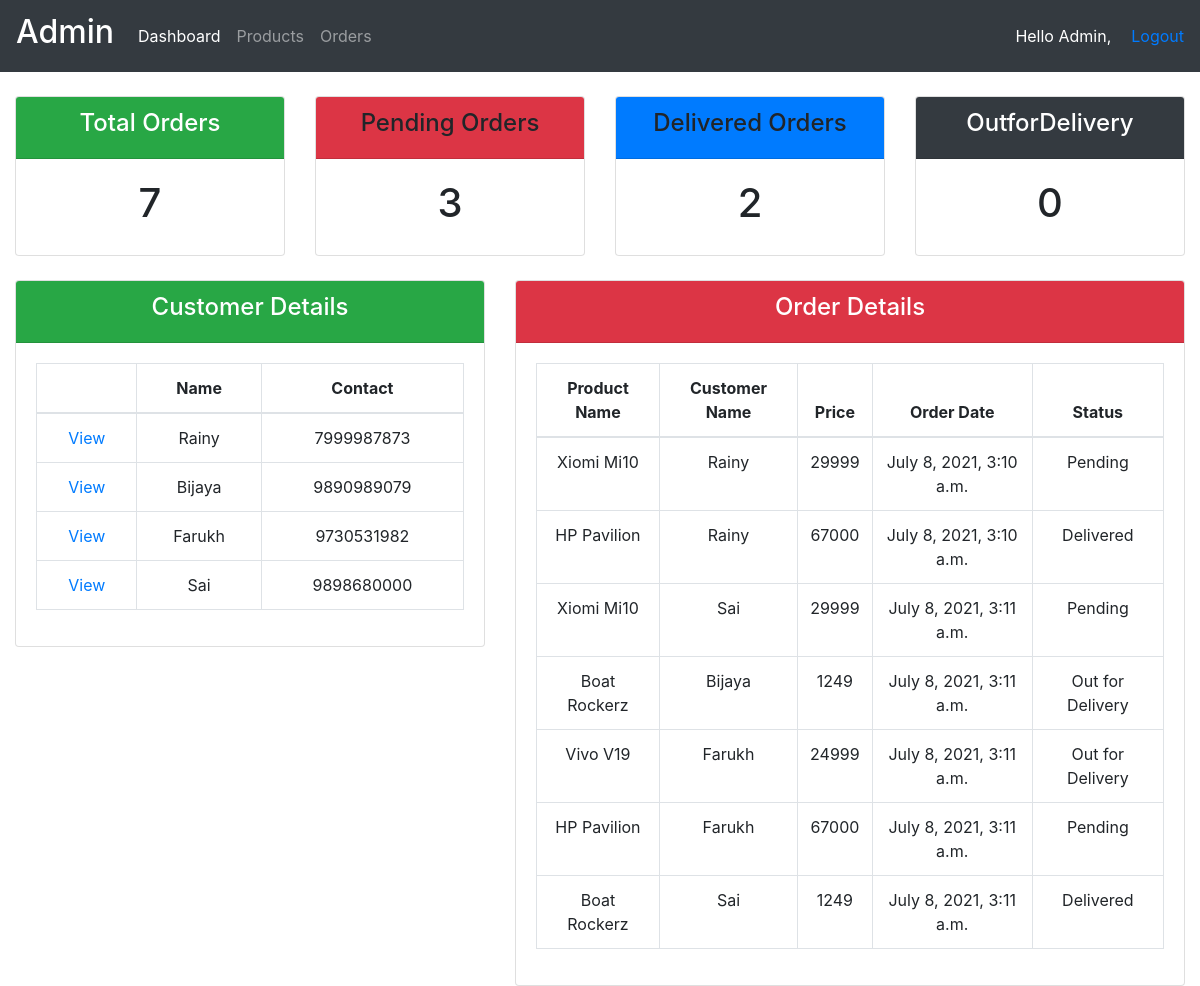
Screenshot of / (signed in) with the database file from the repository.
### accounts/models.py (models this page shows, shortened)
class Customer(models.Model):
    first_name = models.CharField(max_length=50,null=True,blank=True)
    last_name = models.CharField(max_length=50,null=True,blank=True)
    email = models.EmailField(max_length=50,null=True,blank=True)
    mobile = models.BigIntegerField(null=True,blank=True)
    location = models.CharField(max_length=50,null=True,blank=True)

class Orders(models.Model):
    STATUS_CHOICES = (
        ('Delivered', 'Delivered'),
        ('Pending', 'Pending'),
        ('OutforDelivery', 'OutforDelivery')
    )
    customer = models.ForeignKey(Customer,null=True,on_delete=models.CASCADE)
    product = models.ForeignKey(Products,null=True,on_delete=models.CASCADE)
    status = models.CharField(choices=STATUS_CHOICES,max_length=100)
    created_date = models.DateField(auto_now=True,null=True)

class Products(models.Model):
    CATAGORY_CHOICE = (
        ('Indoor','Indoor'),
        ('Outoor','Outoor'),
        ('Anywhere','Anywhere')
    )
    name = models.CharField(max_length=50)
    price = models.IntegerField()
    description = models.CharField(max_length=100)
    order_date = models.DateField(auto_now=True)
    category = models.CharField(choices=CATAGORY_CHOICE,max_length=100)

### accounts/decorators.py (the view)
    def wrapper_function(request,*args,**kwargs):
        group = None
        if request.user.groups.exists():
            group = request.user.groups.all()[0].name
        if group == 'customer':
            return redirect('user-home')
        elif group == 'admin':
            return function_view(request,*args,**kwargs)

### accounts/views.py (called while the page is built)
@login_required(login_url='login')
@admin_only
def home(request):
    customers = Customer.objects.all()
    products = Products.objects.all()
    orders = Orders.objects.all()
    total_orders = len(orders)
    pending_orders = orders.filter(status ='Pending').count()
    delivered_orders = orders.filter(status ='Delivered').count()
    outfordelivery_orders = orders.filter(status ='OutforDelivery').count()
    context = {
        'customers': customers,
        'products': products,
        'orders': orders,
        'total_orders': total_orders,
        'pending_orders': pending_orders,
        'delivered_orders': delivered_orders,
        'outfordelivery_orders': outfordelivery_orders
    }
    return render(request, 'accounts/dashboard.html',context)

### templates/accounts/dashboard.html
{% extends 'accounts/base.html' %}
{% block content %}
<br>
{% include 'accounts/status.html' %}
<br>
<div class="container-fluid">
    <div class="row">
        <div class="col-md-5">
            <div class="card">
                <div class="card-header text-center bg-success text-white">
                    <h4>Customer Details</h4>
                </div>
                <div class="card-body">
                    <table class="table table-bordered text-center">
                        <thead>
                        <tr>
                            <th></th>
                            <th>Name</th>
                            <th>Contact</th>
                        </tr>
                        </thead>
                        <tbody>
                            {% for customer in customers  %}
                                <tr>
                                    <td><a href="{% url 'customer' customer.id %}">View</a></td>
                                    <td>{{ customer.first_name }}</td>
                                    <td>{{ customer.mobile }}</td>
                                </tr>
                            {% endfor  %}
                        </tbody>
                    </table>
                </div>
            </div>
        </div>
        <div class="col-md-7">
            <div class="card">
                <div class="card-header text-center bg-danger text-white">
                    <h4>Order Details</h4>
                </div>
                <div class="card-body">
                    <table class="table table-bordered text-center">
                        <thead>
                            <tr>
                                <th>Product Name</th>
                                <th>Customer Name</th>
                                <th>Price</th>
                                <th>Order Date</th>
                                <th>Status</th>
                            </tr>
                        </thead>
                        <tbody>
                            {% for order in orders %}
                                <tr>
                                    <td>{{ order.product.name }}</td>
                                    <td>{{ order.customer.first_name }}</td>
                                    <td>{{ order.product.price }}</td>
                                    <td>{{ order.created_date }}</td>
                                    <td>{{ order.status }}</td>
                                </tr>
                            {% endfor %}
                        </tbody>
                    </table>
                </div>
            </div>
        </div>
    </div>
</div>
{% endblock %}

### templates/accounts/base.html (shortened to what this page needs)
<!DOCTYPE html>
<html lang="en">
<head>
</head>
<body>
{% include 'accounts/navbar.html' %}
{% include 'accounts/cdnlines.html' %}
{% block content %}
{% endblock %}
</body>
</html>

### templates/accounts/navbar.html (shortened to what this page needs)
<!DOCTYPE html>
<html lang="en">
<head>
</head>
<body>
{% block content %}
<nav class="navbar navbar-expand-lg navbar-dark bg-dark">
  <a class="navbar-brand" href="#"><h2>{{ request.user|title }}</h2></a>
  <div class="collapse navbar-collapse" id="navbarNav">
    <ul class="navbar-nav">
      {% if request.user.is_staff %}
      <li class="nav-item active">
        <a class="nav-link" href="{% url 'home' %}">Dashboard</a>
      </li>
      <li class="nav-item">
        <a class="nav-link" href="{% url 'products' %}">Products</a>
      </li>
      <li class="nav-item">
        <a class="nav-link" href="{% url 'orders' %}">Orders</a>
      </li>
      {% else %}
        <li class="nav-item">
        <a class="nav-link" href="#">Profile</a>
      </li>
      {% endif %}
    </ul>
  </div>
    <span id="user1">Hello {{ request.user|capfirst }},</span>
    <span id="lg1"><a href="{% url 'logout' %}">Logout</a></span>
</nav>
{% endblock %}
</body>
</html>

### templates/accounts/cdnlines.html (shortened to what this page needs)
<!DOCTYPE html>
<html lang="en">
<head>
</head>
<body>
{% block content %}
  <link rel="stylesheet" href="https://maxcdn.bootstrapcdn.com/bootstrap/4.5.2/css/bootstrap.min.css">
{% endblock %}
</body>
</html>

### templates/accounts/status.html (shortened to what this page needs)
<!DOCTYPE html>
<html lang="en">
<head>
    {% include 'accounts/cdnlines.html' %}
</head>
<body>
<div class="container-fluid">
    <div class="row">
        <div class="col-md">
            <div class="card text-center">
                <div class="card-header bg-success text-white">
                    <h4>Total Orders</h4>
                </div>
                <div class="card-body">
                    <h1>{{ total_orders }}</h1>
                </div>
            </div>
        </div>
        <div class="col-md">
            <div class="card text-center">
                <div class="card-header bg-danger">
                    <h4>Pending Orders</h4>
                </div>
                <div class="card-body">
                    <h1>{{ pending_orders }}</h1>
                </div>
            </div>
        </div>
        <div class="col-md">
            <div class="card text-center">
                <div class="card-header bg-primary">
                    <h4>Delivered Orders</h4>
                </div>
                <div class="card-body">
                    <h1>{{ delivered_orders }}</h1>
                </div>
            </div>
        </div>
        <div class="col-md">
            <div class="card text-center">
                <div class="card-header bg-dark text-white">
                    <h4>OutforDelivery</h4>
                </div>
                <div class="card-body">
                    <h1>{{ outfordelivery_orders }}</h1>
                </div>
            </div>
        </div>
    </div>
</div>
</body>
</html>

### templates/accounts/navbar.html (style rules this page uses)
#user1 { color: white; }
#lg1 { color: white; margin-left: 20px; }

### rows the page displays
Customer: first_name "Rainy", mobile "7999987873"
Customer: first_name "Bijaya", mobile "9890989079"
Customer: first_name "Farukh", mobile "9730531982"
Customer: first_name "Sai", mobile "9898680000"
Orders: product.name "Xiomi Mi10", customer.first_name "Rainy", product.price "29999", created_date "July 8, 2021, 3:10 a.m.", status "Pending"
Orders: product.name "HP Pavilion", customer.first_name "Rainy", product.price "67000", created_date "July 8, 2021, 3:10 a.m.", status "Delivered"
Orders: product.name "Xiomi Mi10", customer.first_name "Sai", product.price "29999", created_date "July 8, 2021, 3:11 a.m.", status "Pending"
Orders: product.name "Boat Rockerz", customer.first_name "Bijaya", product.price "1249", created_date "July 8, 2021, 3:11 a.m.", status "Out for Delivery"
Orders: product.name "Vivo V19", customer.first_name "Farukh", product.price "24999", created_date "July 8, 2021, 3:11 a.m.", status "Out for Delivery"
Orders: product.name "HP Pavilion", customer.first_name "Farukh", product.price "67000", created_date "July 8, 2021, 3:11 a.m.", status "Pending"
Orders: product.name "Boat Rockerz", customer.first_name "Sai", product.price "1249", created_date "July 8, 2021, 3:11 a.m.", status "Delivered"

### other values shown
{{ request.user|title }} "Admin"
{{ request.user|capfirst }} "Admin"
{{ total_orders }} "7"
{{ pending_orders }} "3"
{{ delivered_orders }} "2"
{{ outfordelivery_orders }} "0"
